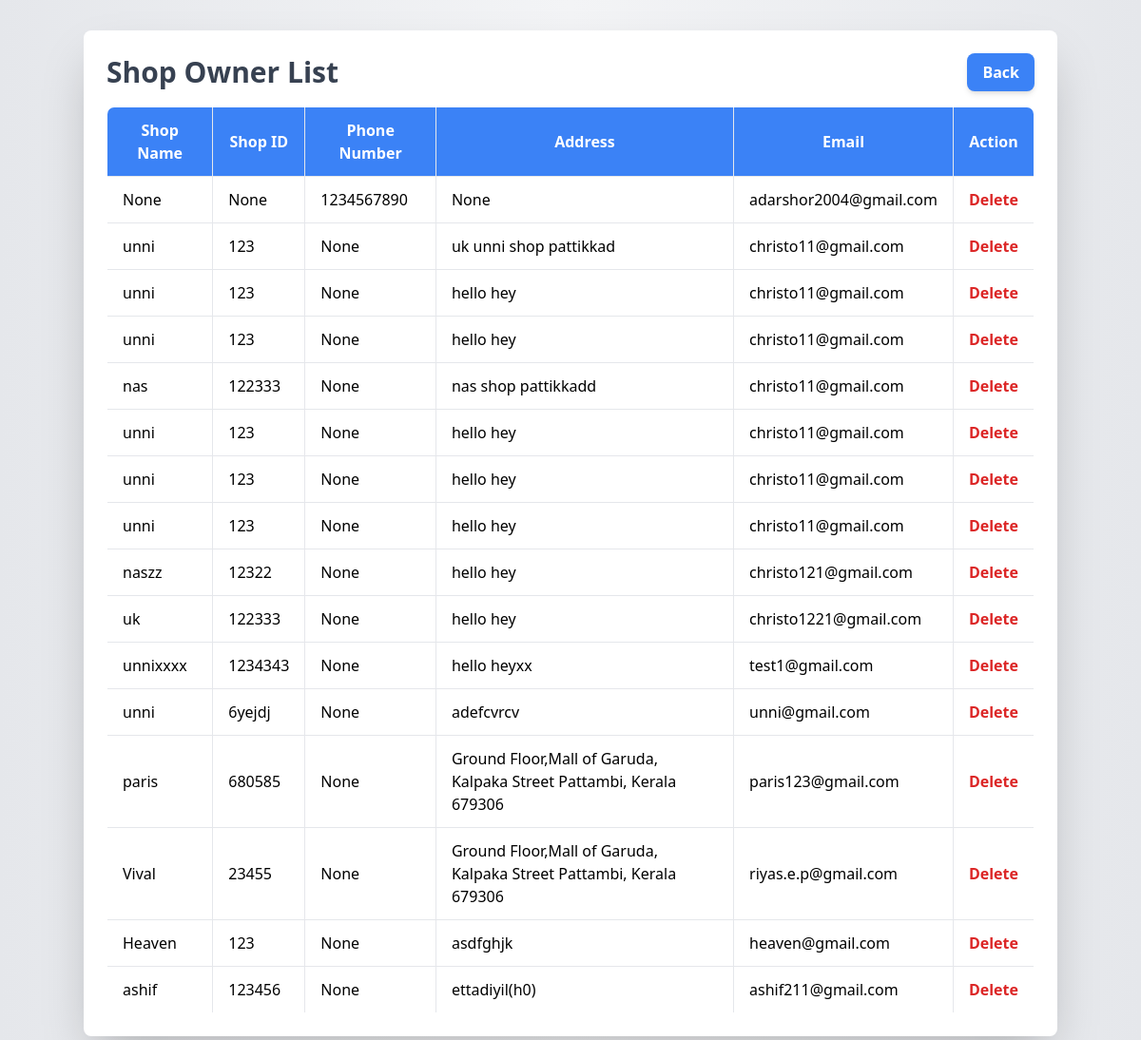
Screenshot of /shoplist/ with the database file from the repository.
### virtualfitting/models.py (models this page shows, shortened)
class shopowner(models.Model):
    shopname=models.CharField(max_length=50,null=True,blank=True)
    shopid= models.CharField(max_length=15,null=True,blank=True)
    phone_number=models.IntegerField(null=True,blank=True)
    shopaddress=models.CharField(max_length=50,null=True,blank=True)
    place=models.CharField(max_length=20,null=True,blank=True)
    email=models.CharField(max_length=50,null=True,blank=True)
    password=models.CharField(max_length=10,null=True,blank=True)
    confirm_password=models.CharField(max_length=10,null=True,blank=True)
    shopimage=models.ImageField(upload_to='shop/',null=True,blank=True)
    licenceno=models.IntegerField(null=True,blank=True)
    shopownername=models.CharField(max_length=30,null=True,blank=True)
    age=models.IntegerField(null=True,blank=True)
    address=models.CharField(max_length=50,null=True,blank=True)

### virtualfitting/views.py (the view)
# urls.py: path('shoplist/',views.shoplist,name='shoplist'),
def shoplist(request):
    sh=models.shopowner.objects.all()
    return render(request,'shoplist.html',{'sh':sh})

### virtualfitting/templates/shoplist.html (shortened to what this page needs)
<!DOCTYPE html>
<html lang="en">
<head>
    <script src="https://cdn.tailwindcss.com"></script>
</head>
<body class="bg-gradient-to-r from-gray-200 via-gray-100 to-gray-200 py-8">
    <div class="container mx-auto p-6 bg-white shadow-2xl rounded-lg">
        <div class="flex justify-between items-center mb-4">
            <h2 class="text-3xl font-bold text-gray-700">Shop Owner List</h2>
            <a href="/adminindex/" class="px-4 py-2 bg-blue-500 text-white font-semibold rounded-lg shadow-md hover:bg-blue-700 transition">Back</a>
        </div>
        <table class="w-full border-collapse border border-gray-300 rounded-lg overflow-hidden">
            <thead class="bg-blue-500 text-white">
                <tr>
                    <th class="px-4 py-3 border">Shop Name</th>
                    <th class="px-4 py-3 border">Shop ID</th>
                    <th class="px-4 py-3 border">Phone Number</th>
                    <th class="px-4 py-3 border">Address</th>
                    <th class="px-4 py-3 border">Email</th>
                    <th class="px-4 py-3 border">Action</th>
                </tr>
            </thead>
            <tbody>
                {% for shop in sh %}
                <tr class="hover:bg-blue-100 transition">
                    <td class="px-4 py-3 border">{{ shop.shopname }}</td>
                    <td class="px-4 py-3 border">{{ shop.shopid }}</td>
                    <td class="px-4 py-3 border">{{ shop.phone_number }}</td>
                    <td class="px-4 py-3 border">{{ shop.shopaddress }}</td>
                    <td class="px-4 py-3 border">{{ shop.email }}</td>
                    <td class="px-4 py-3 border text-center">
                        <form action="{% url 'shopdelete' shop.id %}" method="POST" onsubmit="return confirmDelete()">
                            <button type="submit" class="text-red-600 font-semibold hover:text-red-800 transition">Delete</button>
                        </form>
                    </td>
                </tr>
                {% empty %}
                <tr>
                    <td colspan="6" class="text-center py-4 text-gray-600 font-medium">No shops available.</td>
                </tr>
                {% endfor %}
            </tbody>
        </table>
    </div>
</body>
</html>

### rows the page displays
shopowner: shopname "None", shopid "None", phone_number "1234567890", shopaddress "None", email "adarshor2004@gmail.com"
shopowner: shopname "unni", shopid "123", phone_number "None", shopaddress "uk unni shop pattikkad", email "christo11@gmail.com"
shopowner: shopname "unni", shopid "123", phone_number "None", shopaddress "hello hey", email "christo11@gmail.com"
shopowner: shopname "unni", shopid "123", phone_number "None", shopaddress "hello hey", email "christo11@gmail.com"
shopowner: shopname "nas", shopid "122333", phone_number "None", shopaddress "nas shop pattikkadd", email "christo11@gmail.com"
shopowner: shopname "unni", shopid "123", phone_number "None", shopaddress "hello hey", email "christo11@gmail.com"
shopowner: shopname "unni", shopid "123", phone_number "None", shopaddress "hello hey", email "christo11@gmail.com"
shopowner: shopname "unni", shopid "123", phone_number "None", shopaddress "hello hey", email "christo11@gmail.com"
shopowner: shopname "naszz", shopid "12322", phone_number "None", shopaddress "hello hey", email "christo121@gmail.com"
shopowner: shopname "uk", shopid "122333", phone_number "None", shopaddress "hello hey", email "christo1221@gmail.com"
shopowner: shopname "unnixxxx", shopid "1234343", phone_number "None", shopaddress "hello heyxx", email "test1@gmail.com"
shopowner: shopname "unni", shopid "6yejdj", phone_number "None", shopaddress "adefcvrcv", email "unni@gmail.com"
shopowner: shopname "paris", shopid "680585", phone_number "None", shopaddress "Ground Floor,Mall of Garuda, Kalpaka Street Pattambi, Kerala 679306", email "paris123@gmail.com"
shopowner: shopname "Vival", shopid "23455", phone_number "None", shopaddress "Ground Floor,Mall of Garuda, Kalpaka Street Pattambi, Kerala 679306", email "riyas.e.p@gmail.com"
shopowner: shopname "Heaven", shopid "123", phone_number "None", shopaddress "asdfghjk", email "heaven@gmail.com"
shopowner: shopname "ashif", shopid "123456", phone_number "None", shopaddress "ettadiyil(h0)", email "ashif211@gmail.com"
